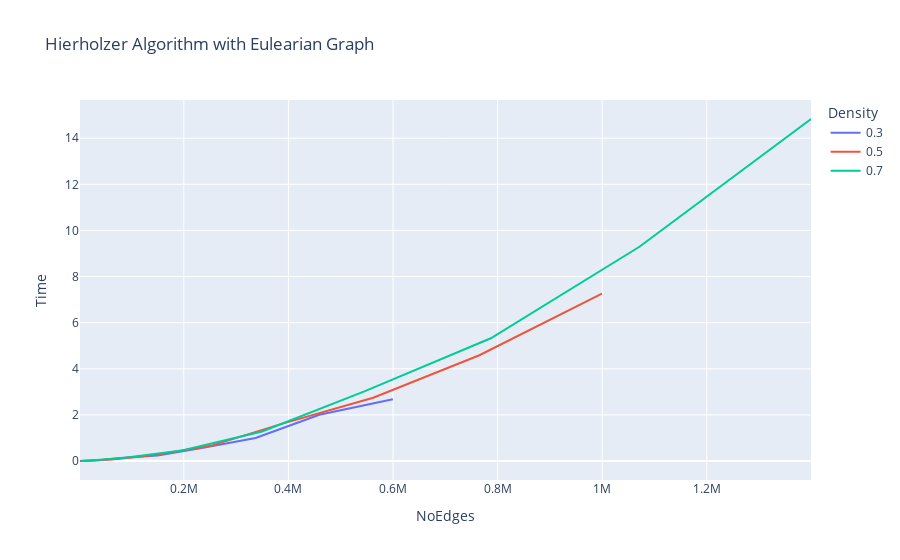

The notebook cell saved with this chart:
### Code cell
showGraph(df, title="Hierholzer Algorithm with Eulearian Graph")

### Figure 1 — Plotly figure (JSON) as saved in the notebook; plotly's stock layout.template omitted (floating-point values rounded to 4 significant figures)
{"data": [{"hovertemplate": "Density=0.3<br>NoEdges=%{x}<br>Time=%{y}<extra></extra>", "legendgroup": "0.3", "line": {"color": "#636efa", "dash": "solid"}, "marker": {"symbol": "circle"}, "mode": "lines", "name": "0.3", "orientation": "v", "showlegend": true, "type": "scatter", "x": [1485, 9338.0, 37425, 84260.0, 149850, 234200.0, 337275, 459100.0, 599700], "xaxis": "x", "y": [0.0009997, 0.007332, 0.03434, 0.1447, 0.2423, 0.5642, 0.9964, 2.009, 2.677], "yaxis": "y"}, {"hovertemplate": "Density=0.5<br>NoEdges=%{x}<br>Time=%{y}<extra></extra>", "legendgroup": "0.5", "line": {"color": "#EF553B", "dash": "solid"}, "marker": {"symbol": "circle"}, "mode": "lines", "name": "0.5", "orientation": "v", "showlegend": true, "type": "scatter", "x": [2475, 15560.0, 62375, 140400.0, 249750, 390300.0, 562125, 765200.0, 999500], "xaxis": "x", "y": [0.002079, 0.009932, 0.06607, 0.2467, 0.6469, 1.633, 2.742, 4.587, 7.257], "yaxis": "y"}, {"hovertemplate": "Density=0.7<br>NoEdges=%{x}<br>Time=%{y}<extra></extra>", "legendgroup": "0.7", "line": {"color": "#00cc96", "dash": "solid"}, "marker": {"symbol": "circle"}, "mode": "lines", "name": "0.7", "orientation": "v", "showlegend": true, "type": "scatter", "x": [3465, 21790.0, 87325, 196600.0, 349650, 546400.0, 786975, 1071000.0, 1399300], "xaxis": "x", "y": [0.003189, 0.01781, 0.1415, 0.4609, 1.279, 3.029, 5.323, 9.292, 14.83], "yaxis": "y"}], "layout": {"legend": {"title": {"text": "Density"}, "tracegroupgap": 0}, "title": {"text": "Hierholzer Algorithm with Eulearian Graph"}, "xaxis": {"anchor": "y", "domain": [0, 1], "title": {"text": "NoEdges"}}, "yaxis": {"anchor": "x", "domain": [0, 1], "title": {"text": "Time"}}}}
